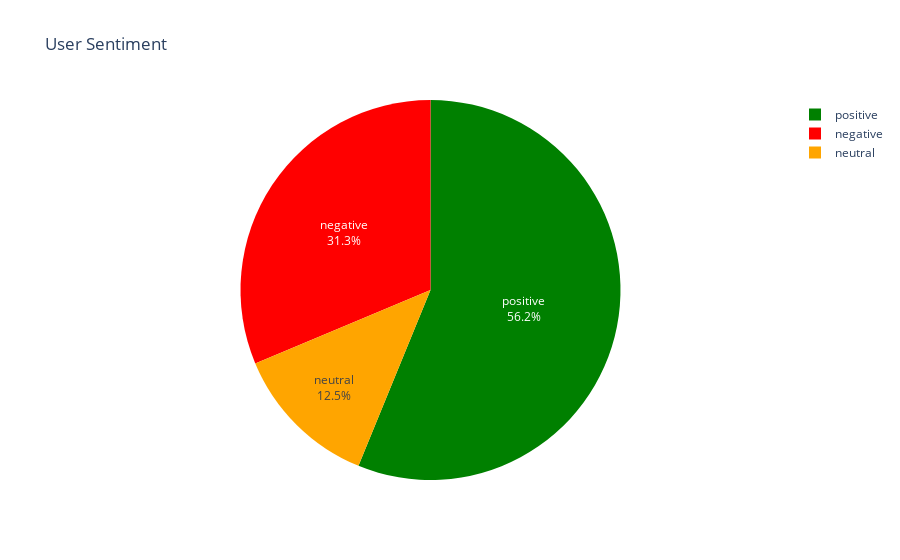

Notebook source saved alongside this figure:
### Code cell
custom_sentiment_colors = ['green', 'red', 'orange']
sentiment_fig = px.pie(sentiment, names = "Sentiment", values = "Count", color_discrete_sequence = custom_sentiment_colors, title = "User Sentiment"  )
sentiment_fig.update_traces(textposition='inside', textinfo='percent+label')

### Figure 1 — Plotly figure (JSON) as saved in the notebook; plotly's stock layout.template omitted (floating-point values rounded to 4 significant figures)
{"data": [{"domain": {"x": [0, 1], "y": [0, 1]}, "hovertemplate": "Sentiment=%{label}<br>Count=%{value}<extra></extra>", "labels": ["positive", "neutral", "negative"], "legendgroup": "", "name": "", "showlegend": true, "textinfo": "percent+label", "textposition": "inside", "type": "pie", "values": [13807, 3071, 7695]}], "layout": {"legend": {"tracegroupgap": 0}, "piecolorway": ["green", "red", "orange"], "title": {"text": "User Sentiment"}}}
